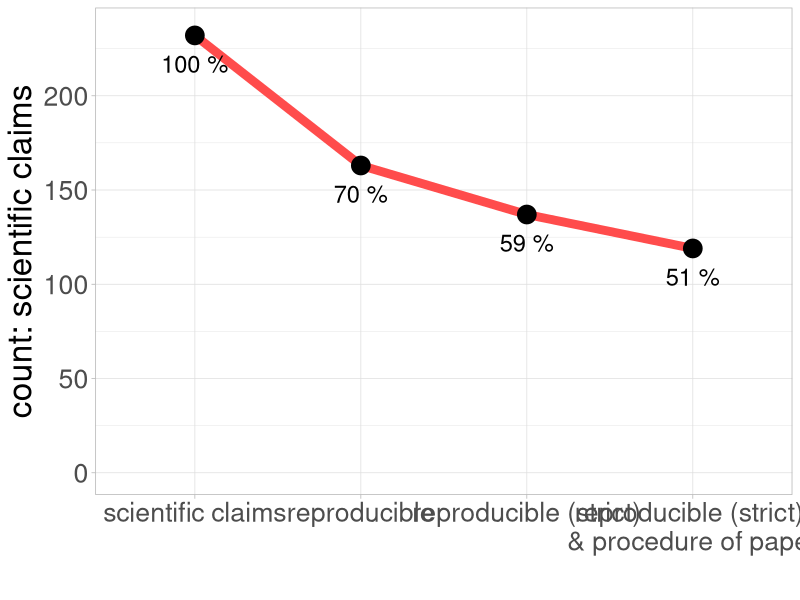

Write R code to recreate this figure.
## ---- chunk 1
library(ggplot2)
## ---- chunk 2
#| fig-width: 12
#| fig-height: 7
#| fig-align: center
#| fig-dpi: 300
#| out-width: "80%"

artner <- data.frame(what = factor(c("scientific claims",
                                     "reproducible",
                                     "reproducible (strict)",
                                     "reproducible (strict) \n& procedure of paper"),
                                   levels = c("scientific claims",
                                     "reproducible",
                                     "reproducible (strict)",
                                     "reproducible (strict) \n& procedure of paper")),
                     count = c(232, 163, 137, 119),
                     percent = c("100 %", "70 %", "59 %", "51 %"))

ggplot(artner, aes(x=what, y=count)) +
  stat_summary(fun=mean, colour="#ff4c4c", geom="line", aes(group = 1), linewidth = 3) +
  geom_point(size = 6) +
  annotate("text", x = artner$what, y = artner$count - 15, label = artner$percent, size = 6) +
  scale_y_continuous(limits = c(0,235)) +
  xlab("") +
  ylab("count: scientific claims") +
  theme_light() +
  theme(text = element_text(size = 24),
        plot.background = element_rect(fill = "transparent",
                                 color = NA_character_),
        panel.background = element_rect(fill = "transparent",
                                  color = NA_character_))
